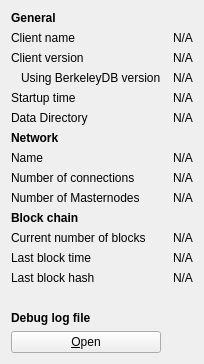
     <widget class="QWidget" name="tab_info">
      <attribute name="title">
       <string>&amp;Information</string>
      </attribute>
      <layout class="QGridLayout" name="gridLayout" columnstretch="0,0">
       <property name="horizontalSpacing">
        <number>12</number>
       </property>
       <item row="0" column="0">
        <widget class="QLabel" name="generalHeader">
         <property name="font">
          <font>
           <weight>75</weight>
           <bold>true</bold>
          </font>
         </property>
         <property name="text">
          <string>General</string>
         </property>
        </widget>
       </item>
       <item row="1" column="0">
        <widget class="QLabel" name="clientNameLabel">
         <property name="text">
          <string>Client name</string>
         </property>
        </widget>
       </item>
       <item row="1" column="1">
        <widget class="QLabel" name="clientName">
         <property name="cursor">
          <cursorShape>IBeamCursor</cursorShape>
         </property>
         <property name="text">
          <string notr="true">N/A</string>
         </property>
         <property name="textFormat">
          <enum>Qt::PlainText</enum>
         </property>
         <property name="textInteractionFlags">
          <set>Qt::LinksAccessibleByMouse|Qt::TextSelectableByKeyboard|Qt::TextSelectableByMouse</set>
         </property>
        </widget>
       </item>
       <item row="2" column="0">
        <widget class="QLabel" name="clientVersionLabel">
         <property name="text">
          <string>Client version</string>
         </property>
        </widget>
       </item>
       <item row="2" column="1">
        <widget class="QLabel" name="clientVersion">
         <property name="cursor">
          <cursorShape>IBeamCursor</cursorShape>
         </property>
         <property name="text">
          <string notr="true">N/A</string>
         </property>
         <property name="textFormat">
          <enum>Qt::PlainText</enum>
         </property>
         <property name="textInteractionFlags">
          <set>Qt::LinksAccessibleByMouse|Qt::TextSelectableByKeyboard|Qt::TextSelectableByMouse</set>
         </property>
        </widget>
       </item>
       <item row="3" column="0">
        <widget class="QLabel" name="berkeleyDBVersionLabel">
         <property name="text">
          <string>Using BerkeleyDB version</string>
         </property>
         <property name="indent">
          <number>10</number>
         </property>
        </widget>
       </item>
       <item row="3" column="1">
        <widget class="QLabel" name="berkeleyDBVersion">
         <property name="cursor">
          <cursorShape>IBeamCursor</cursorShape>
         </property>
         <property name="text">
          <string notr="true">N/A</string>
         </property>
         <property name="textFormat">
          <enum>Qt::PlainText</enum>
         </property>
         <property name="textInteractionFlags">
          <set>Qt::LinksAccessibleByMouse|Qt::TextSelectableByKeyboard|Qt::TextSelectableByMouse</set>
         </property>
        </widget>
       </item>
       <item row="4" column="0">
        <widget class="QLabel" name="startupTimeLabel">
         <property name="text">
          <string>Startup time</string>
         </property>
        </widget>
       </item>
       <item row="4" column="1">
        <widget class="QLabel" name="startupTime">
         <property name="cursor">
          <cursorShape>IBeamCursor</cursorShape>
         </property>
         <property name="text">
          <string notr="true">N/A</string>
         </property>
         <property name="textFormat">
          <enum>Qt::PlainText</enum>
         </property>
         <property name="textInteractionFlags">
          <set>Qt::LinksAccessibleByMouse|Qt::TextSelectableByKeyboard|Qt::TextSelectableByMouse</set>
         </property>
        </widget>
       </item>
       <item row="5" column="0">
        <widget class="QLabel" name="dataDirLabel">
         <property name="text">
          <string>Data Directory</string>
         </property>
        </widget>
       </item>
       <item row="5" column="1">
        <widget class="QLabel" name="dataDir">
         <property name="text">
          <string notr="true">N/A</string>
         </property>
        </widget>
       </item>
       <item row="6" column="0">
        <widget class="QLabel" name="networkHeader">
         <property name="font">
          <font>
           <weight>75</weight>
           <bold>true</bold>
          </font>
         </property>
         <property name="text">
          <string>Network</string>
         </property>
        </widget>
       </item>
       <item row="7" column="0">
        <widget class="QLabel" name="networkNameLabel">
         <property name="text">
          <string>Name</string>
         </property>
        </widget>
       </item>
       <item row="7" column="1">
        <widget class="QLabel" name="networkName">
         <property name="cursor">
          <cursorShape>IBeamCursor</cursorShape>
         </property>
         <property name="text">
          <string notr="true">N/A</string>
         </property>
         <property name="textFormat">
          <enum>Qt::PlainText</enum>
         </property>
         <property name="textInteractionFlags">
          <set>Qt::LinksAccessibleByMouse|Qt::TextSelectableByKeyboard|Qt::TextSelectableByMouse</set>
         </property>
        </widget>
       </item>
       <item row="8" column="0">
        <widget class="QLabel" name="numberOfConnectionsLabel">
         <property name="text">
          <string>Number of connections</string>
         </property>
        </widget>
       </item>
       <item row="8" column="1">
        <widget class="QLabel" name="numberOfConnections">
         <property name="cursor">
          <cursorShape>IBeamCursor</cursorShape>
         </property>
         <property name="text">
          <string notr="true">N/A</string>
         </property>
         <property name="textFormat">
          <enum>Qt::PlainText</enum>
         </property>
         <property name="textInteractionFlags">
          <set>Qt::LinksAccessibleByMouse|Qt::TextSelectableByKeyboard|Qt::TextSelectableByMouse</set>
         </property>
        </widget>
       </item>
       <item row="9" column="0">
        <widget class="QLabel" name="masternodeCountLabel">
         <property name="text">
          <string>Number of Masternodes</string>
         </property>
        </widget>
       </item>
       <item row="9" column="1">
        <widget class="QLabel" name="masternodeCount">
         <property name="cursor">
          <cursorShape>IBeamCursor</cursorShape>
         </property>
         <property name="text">
          <string notr="true">N/A</string>
         </property>
         <property name="textFormat">
          <enum>Qt::PlainText</enum>
         </property>
         <property name="textInteractionFlags">
          <set>Qt::LinksAccessibleByMouse|Qt::TextSelectableByKeyboard|Qt::TextSelectableByMouse</set>
         </property>
        </widget>
       </item>
       <item row="10" column="0">
        <widget class="QLabel" name="blockchainHeader">
         <property name="font">
          <font>
           <weight>75</weight>
           <bold>true</bold>
          </font>
         </property>
         <property name="text">
          <string>Block chain</string>
         </property>
        </widget>
       </item>
       <item row="11" column="0">
        <widget class="QLabel" name="numberOfBlocksLabel">
         <property name="text">
          <string>Current number of blocks</string>
         </property>
        </widget>
       </item>
       <item row="11" column="1">
        <widget class="QLabel" name="numberOfBlocks">
         <property name="cursor">
          <cursorShape>IBeamCursor</cursorShape>
         </property>
         <property name="text">
          <string notr="true">N/A</string>
         </property>
         <property name="textFormat">
          <enum>Qt::PlainText</enum>
         </property>
         <property name="textInteractionFlags">
          <set>Qt::LinksAccessibleByMouse|Qt::TextSelectableByKeyboard|Qt::TextSelectableByMouse</set>
         </property>
        </widget>
       </item>
       <item row="12" column="0">
        <widget class="QLabel" name="lastBlockTimeLabel">
         <property name="text">
          <string>Last block time</string>
         </property>
        </widget>
       </item>
       <item row="12" column="1">
        <widget class="QLabel" name="lastBlockTime">
         <property name="cursor">
          <cursorShape>IBeamCursor</cursorShape>
         </property>
         <property name="text">
          <string notr="true">N/A</string>
         </property>
         <property name="textFormat">
          <enum>Qt::PlainText</enum>
         </property>
         <property name="textInteractionFlags">
          <set>Qt::LinksAccessibleByMouse|Qt::TextSelectableByKeyboard|Qt::TextSelectableByMouse</set>
         </property>
        </widget>
       </item>
       <item row="13" column="0">
        <widget class="QLabel" name="lastBlockHashLabel">
         <property name="text">
          <string>Last block hash</string>
         </property>
        </widget>
       </item>
       <item row="13" column="1">
        <widget class="QLabel" name="lastBlockHash">
         <property name="text">
          <string notr="true">N/A</string>
         </property>
        </widget>
       </item>
       <item row="14" column="0">
        <spacer name="verticalSpacer_2">
         <property name="orientation">
          <enum>Qt::Vertical</enum>
         </property>
         <property name="sizeHint" stdset="0">
          <size>
           <width>20</width>
           <height>20</height>
          </size>
         </property>
        </spacer>
       </item>
       <item row="15" column="0">
        <widget class="QLabel" name="debugLogFileHeader">
         <property name="font">
          <font>
           <weight>75</weight>
           <bold>true</bold>
          </font>
         </property>
         <property name="text">
          <string>Debug log file</string>
         </property>
        </widget>
       </item>
       <item row="16" column="0">
        <widget class="QPushButton" name="openDebugLogfileButton">
         <property name="toolTip">
          <string>Open the PIVX debug log file from the current data directory. This can take a few seconds for large log files.</string>
         </property>
         <property name="text">
          <string>&amp;Open</string>
         </property>
         <property name="autoDefault">
          <bool>false</bool>
         </property>
        </widget>
       </item>
      </layout>
     </widget>
